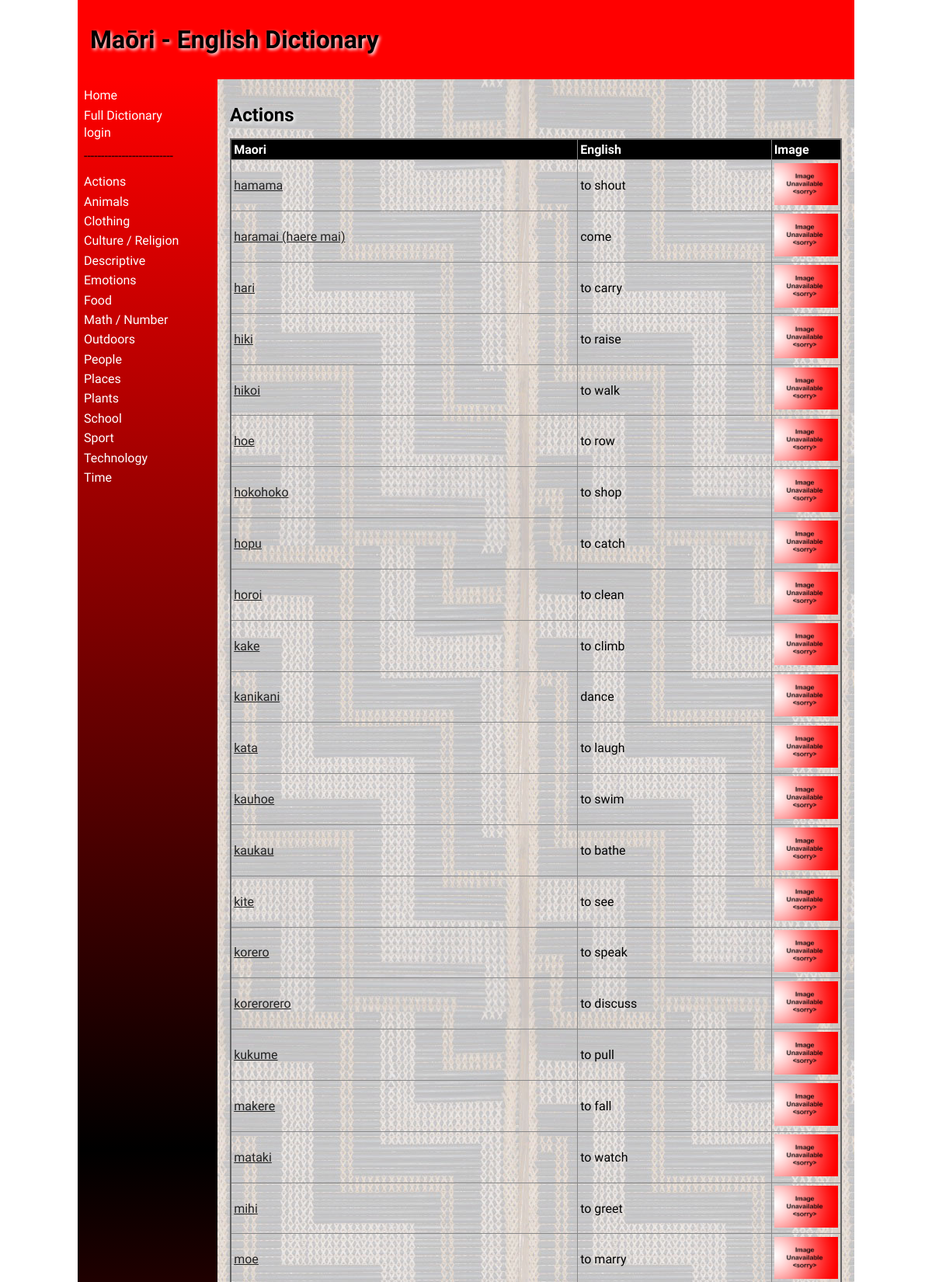
Page /category/1 (upper part) on the committed database.
### tables this page shows
CREATE TABLE "category"
(
    id            integer
        primary key autoincrement,
    category_name varchar(30)
);

CREATE TABLE "dictionary"
(
    id          integer
        primary key autoincrement,
    maori       varchar(30),
    english     varchar(30),
    description varchar(1000),
    level       integer,
    category_id integer
        references category
            on delete cascade,
    image_name  varchar(30) default null,
    user_id     integer
        references user_details
            on delete set null,
    date_added  datetime
);

### app.py (the view)
@app.route('/category/<id>', methods=["POST", "GET"])
def render_category(id):
    if request.method == "POST":
        print(request.form)
        maori = request.form.get("maori").strip().title()
        english = request.form.get("english").strip().title()
        description = request.form.get("description").strip()
        level = request.form.get("level")
        email = session.get('email')
        image_name = get_image_filename(english)
        con = create_connection(DATABASE)
        sql = """INSERT INTO dictionary (maori, english, description, level, category_id, image_name, date_added, user_id)
                   VALUES (?, ?, ?, ?, ?, ?, date(), (SELECT id FROM user_details WHERE email = ?))"""
        cur = con.cursor()
        try:
            cur.execute(sql, (maori, english, description, level, id, image_name, email,))
        except sqlite3.IntegrityError:
            redirect('/?error=Email+is+already+used')
        con.commit()
        con.close()
        return redirect(f'/category/{id}')
    else:
        con = create_connection(DATABASE)
        cur = con.cursor()
        query = """SELECT c.category_name, d.maori, d.english, d.image_name, d.id, c.id
                   FROM category c
                   LEFT JOIN dictionary d on c.id = d.category_id
                   WHERE c.id = ?"""
        cur.execute(query, (id,))
        category_words = cur.fetchall()
        print(category_words)
        con.close()
        if category_words[0][4] is None:
            category_words_parm = []
        category_words_parm = category_words
        return render_template("category.html", category_words=category_words_parm, logged_in=is_logged_in(),
                                category_list=render_category_list())

### app.py (called while the page is built)
def create_connection(db_file):
    try:
        connection = sqlite3.connect(db_file)
        connection.execute('pragma foreign_keys=ON')
        return connection
    except Error as e:
        print(e)
    return None

def render_category_list():
    con = create_connection(DATABASE)
    cur = con.cursor()
    query = "SELECT * FROM category"
    cur.execute(query)
    category_list = cur.fetchall()
    con.close()
    return category_list

def is_logged_in():
    if session.get('email') is None:
        print("not logged in")
        return False
    else:
        print("logged in")
        return True

### templates/category.html (shortened to what this page needs)
{% extends "base.html" %}
{% block main %}
    {% if logged_in %}
        <h2>{{ category_words[0][0] }} <strong>-</strong> <a href="\delete_category\{{ category_words[0][5] }}">Delete Category</a></h2>
    {% else %}
        <h2>{{ category_words[0][0] }}</h2>
    {% endif %}
    <table class="table">
        <thead>
            <tr>
                <th><strong>Maori</strong></th>
                <th><strong>English</strong></th>
                <th><strong>Image</strong></th>
            </tr>
        </thead>
        <tbody>
            {% for word in category_words %}
                <tr>
                    {% if word[1] != None %}
                        <td><a href="\word\{{ word[4] }}">{{ word[1] }}</a></td>
                        <td>{{ word[2] }}</td>
                        <td><img class="thumb" src= "../static/images/{{ word[3] }}"></td>
                    {% endif %}
                </tr>
            {% endfor %}
        </tbody>
    </table>
{% endblock %}

### templates/base.html (shortened to what this page needs)
<!doctype html>
<html lang="en">
<head>
	<link href="{{ url_for('static', filename='css/style.css') }}" rel="stylesheet">
</head>
<body>
	<div id="container">
		<header>
			<h1>{% block heading %}Maōri - English Dictionary{% endblock %}</h1>
		</header>
		<nav>
			<ul>
                <li><a href="\">Home</a></li>
				<li><a href="\fulldict">Full Dictionary</a></li>
				{% if logged_in %}
					<a href="/addcategory">Add Category</a>
					<a href="/logout">Logout</a>
                {% else %}
                    <a href="/login">login</a>
                {% endif %}
				<li><p>--------------------------</p></li>
                {% for category in category_list %}
                    <li><a href="/category/{{ category[0] }}">{{ category[1] }}</a></li>
                {% endfor %}
			</ul>
		</nav>
		<main>
            {% block main %}{% endblock %}
        </main>
	</div>
</body>
</html>

### static/css/style.css (style rules this page uses)
* { font-family: Comfortaa, sans-serif; margin: 0; padding: 0; box-sizing: border-box; }
#container { display: grid; grid-template-columns: 75px auto; grid-template-areas: 'nav header' 'main main' 'footer footer'; }
header { grid-area: header; background-color: #f00; padding: 1rem; }
nav { grid-area: nav; }
main { grid-area: main; padding: 1rem; background-color: #edd; }
h1, h2, h3, h4 { padding: 1rem 0; font-family: 'Suez One', serif; color: #000; text-shadow: 2px 2px 4px #fff; }
p { padding: 0.5rem 0; }
a { color: #222; }
img { width: 100%; }
table { width: 100%; border: 2px solid #666; border-collapse: collapse; }
table thead { background-color: black; color: white; }
th, td { border: 1px solid #888; padding: 0.2rem; text-align: left; }
th { background-color: #000000; color: #ffffff; }
tr th:last-child { width: 90px; }
tr td:last-child { width: 90px; }
.thumb { max-width: 90px; }
@media only screen and (min-width: 768px) { #container { grid-template-columns: 180px auto; grid-template-areas: 'header header' 'nav main' 'footer footer'; } }
@media only screen and (min-width: 768px) { nav { background: linear-gradient(180deg, rgba(255,0,0,1) 0%, rgba(0, 0, 0, 1) 50%, rgba(255,0,0,1) 100%); padding: 0.5rem; } }
@media only screen and (min-width: 768px) { nav ul { list-style: none; } }
@media only screen and (min-width: 768px) { nav li { padding: 0.2rem 0; } }
@media only screen and (min-width: 768px) { nav a { color: #fff; text-decoration: none; } }
@media only screen and (min-width: 768px) { main { background-image: url('../images/poutama.jpg'); } }
@media only screen and (min-width: 1000px) { #container { width: 1000px; margin: auto; } }

### rows in the picture
category: category_name "Actions"
category: category_name "Animals"
category: category_name "Clothing"
category: category_name "Culture / Religion"
category: category_name "Descriptive"
category: category_name "Emotions"
category: category_name "Food"
category: category_name "Math / Number"
category: category_name "Outdoors"
category: category_name "People"
category: category_name "Places"
category: category_name "Plants"
category: category_name "School"
category: category_name "Sport"
category: category_name "Technology"
category: category_name "Time"
dictionary: maori "hamama", english "to shout", image_name (placeholder picture)
dictionary: maori "haramai (haere mai)", english "come", image_name (placeholder picture)
dictionary: maori "hari", english "to carry", image_name (placeholder picture)
dictionary: maori "hiki", english "to raise", image_name (placeholder picture)
dictionary: maori "hikoi", english "to walk", image_name (placeholder picture)
dictionary: maori "hoe", english "to row", image_name (placeholder picture)
dictionary: maori "hokohoko", english "to shop", image_name (placeholder picture)
dictionary: maori "hopu", english "to catch", image_name (placeholder picture)
dictionary: maori "horoi", english "to clean", image_name (placeholder picture)
dictionary: maori "kake", english "to climb", image_name (placeholder picture)
dictionary: maori "kanikani", english "dance", image_name (placeholder picture)
dictionary: maori "kata", english "to laugh", image_name (placeholder picture)
dictionary: maori "kauhoe", english "to swim", image_name (placeholder picture)
dictionary: maori "kaukau", english "to bathe", image_name (placeholder picture)
dictionary: maori "kite", english "to see", image_name (placeholder picture)
dictionary: maori "korero", english "to speak", image_name (placeholder picture)
dictionary: maori "korerorero", english "to discuss", image_name (placeholder picture)
dictionary: maori "kukume", english "to pull", image_name (placeholder picture)
dictionary: maori "makere", english "to fall", image_name (placeholder picture)
dictionary: maori "mataki", english "to watch", image_name (placeholder picture)
dictionary: maori "mihi", english "to greet", image_name (placeholder picture)
dictionary: maori "moe", english "to marry", image_name (placeholder picture)
